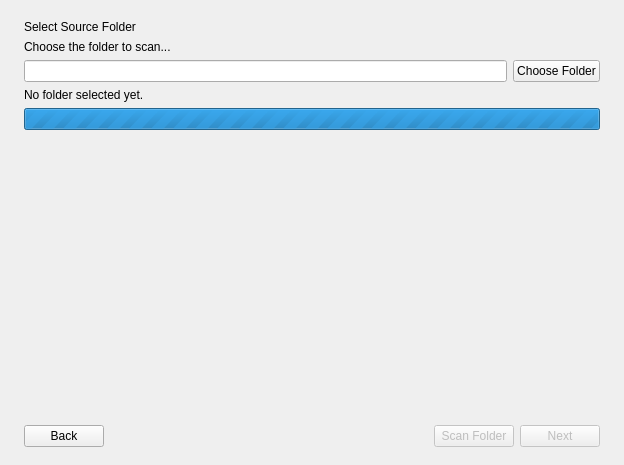
<?xml version="1.0" encoding="UTF-8"?>
<ui version="4.0">
 <class>Form</class>
 <widget class="QWidget" name="Form">
  <property name="geometry">
   <rect>
    <x>0</x>
    <y>0</y>
    <width>624</width>
    <height>465</height>
   </rect>
  </property>
  <property name="windowTitle">
   <string>Form</string>
  </property>
  <layout class="QVBoxLayout" name="verticalLayout">
   <property name="leftMargin">
    <number>24</number>
   </property>
   <property name="topMargin">
    <number>20</number>
   </property>
   <property name="rightMargin">
    <number>24</number>
   </property>
   <property name="bottomMargin">
    <number>18</number>
   </property>
   <item>
    <widget class="QLabel" name="label">
     <property name="text">
      <string>Select Source Folder</string>
     </property>
    </widget>
   </item>
   <item>
    <widget class="QLabel" name="label_2">
     <property name="text">
      <string>Choose the folder to scan...</string>
     </property>
    </widget>
   </item>
   <item>
    <layout class="QHBoxLayout" name="horizontalLayout">
     <item>
      <widget class="QLineEdit" name="srcPathEdit">
       <property name="readOnly">
        <bool>true</bool>
       </property>
      </widget>
     </item>
     <item>
      <widget class="QPushButton" name="chooseFolderButton">
       <property name="text">
        <string>Choose Folder</string>
       </property>
      </widget>
     </item>
    </layout>
   </item>
   <item>
    <widget class="QLabel" name="chooseFolderLabel">
     <property name="text">
      <string>No folder selected yet.</string>
     </property>
     <property name="wordWrap">
      <bool>true</bool>
     </property>
    </widget>
   </item>
   <item>
    <widget class="QProgressBar" name="scanProgressBar">
     <property name="maximum">
      <number>0</number>
     </property>
     <property name="value">
      <number>-1</number>
     </property>
    </widget>
   </item>
   <item>
    <widget class="QLabel" name="statusLabel">
     <property name="text">
      <string/>
     </property>
     <property name="wordWrap">
      <bool>true</bool>
     </property>
    </widget>
   </item>
   <item>
    <spacer name="verticalSpacer">
     <property name="orientation">
      <enum>Qt::Orientation::Vertical</enum>
     </property>
     <property name="sizeHint" stdset="0">
      <size>
       <width>20</width>
       <height>40</height>
      </size>
     </property>
    </spacer>
   </item>
   <item>
    <layout class="QHBoxLayout" name="horizontalLayout_2">
     <item>
      <widget class="QPushButton" name="backButton">
       <property name="text">
        <string>Back</string>
       </property>
      </widget>
     </item>
     <item>
      <spacer name="navSpacer">
       <property name="orientation">
        <enum>Qt::Orientation::Horizontal</enum>
       </property>
       <property name="sizeHint" stdset="0">
        <size>
         <width>40</width>
         <height>20</height>
        </size>
       </property>
      </spacer>
     </item>
     <item>
      <widget class="QPushButton" name="scanFolderButton">
       <property name="enabled">
        <bool>false</bool>
       </property>
       <property name="text">
        <string>Scan Folder</string>
       </property>
      </widget>
     </item>
     <item>
      <widget class="QPushButton" name="continueButton">
       <property name="enabled">
        <bool>false</bool>
       </property>
       <property name="text">
        <string>Next</string>
       </property>
      </widget>
     </item>
    </layout>
   </item>
  </layout>
 </widget>
 <resources/>
 <connections/>
</ui>
